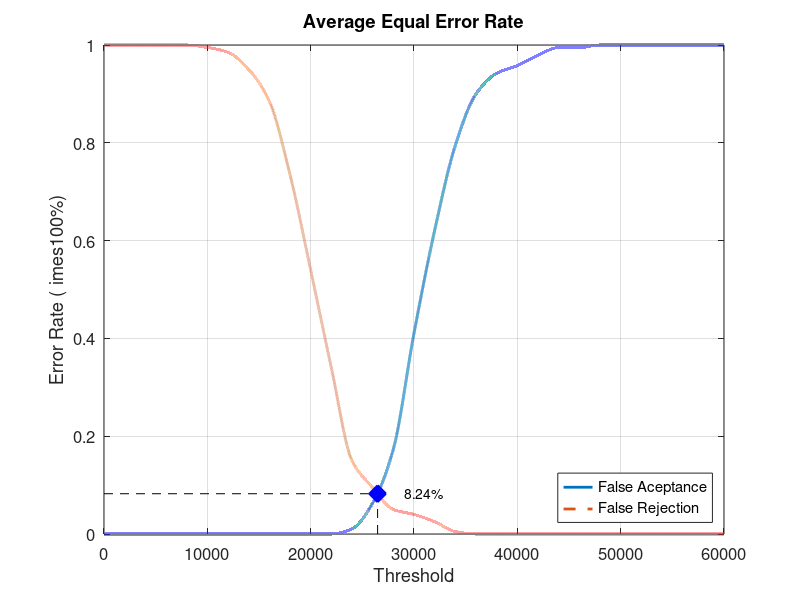
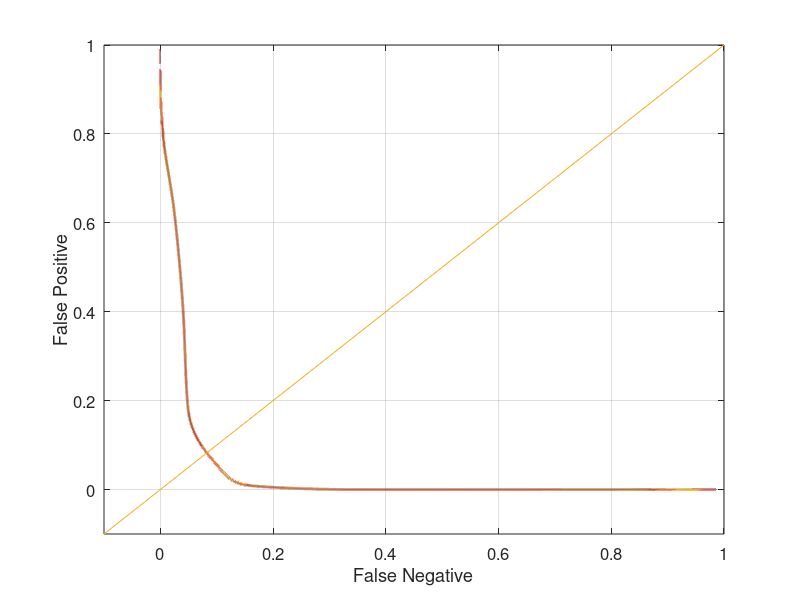

Source code (MATLAB) for these figures, in order:
close all;
clear;
clc;
x = 0:2000:60000;
xq = 0:0.5:60000;

y0 = [0 0 0 0 0 0 0 0 0 0 0 0 0.0105263 0.0631579 0.173684 0.410526 0.621053 0.794737 0.9 0.942105 0.957895 0.978947 0.994737 0.994737 1 1 1 1 1 1 1]
yy0 = interp1(x, y0, xq, 'pchip');
y1 = [1 1 1 1 1 0.995 0.985 0.95 0.885 0.735 0.54 0.34 0.15 0.095 0.05 0.04 0.025 0.005 0 0 0 0 0 0 0 0 0 0 0 0 0]
yy1 = interp1(x, y1, xq, 'pchip');

% Calculating EER: 
y2 = abs(y0 - y1);
find(y2 == min(y2))
yy2 = abs(yy0 - yy1);
xEER = find(yy2 == min(yy2));
xEERIndex = xq(xEER) % X-axis EER
yEER = yy0(xEER) % Y-axis EER

main = figure
plot(xq, yy0,'-','LineWidth', 2);	hold on
plot(xq, yy1,'--','LineWidth', 2);	hold on
plot([xEERIndex xEERIndex], [0 yEER], 'k--');	hold on
plot([0 xEERIndex], [yEER yEER], 'k--');	hold on
plot(xEERIndex, yEER, 'bx', 'LineWidth', 10);	hold on
text(xEERIndex + 10 * xEERIndex / 100, yEER, [num2str(round((10000 * yEER)) / 100) '%'])
legend('False Aceptance', 'False Rejection', 'Location', 'SouthEast')
xlabel('Threshold')
ylabel('Error Rate (	imes100%)')
title('Average Equal Error Rate')
set(gca, 'FontSize', 12)
axis([0 60000 0 1])
grid on

print(main, 'Database4_3Main', '-dpng');
FNRxFPR = figure('Color', [1 1 1]);
plot(yy1, yy0, '-', yy1, yy0, 'LineWidth', 2);
hold on
y = -0.1:0.1:1
plot(y, y); 
set(gca, 'FontSize', 12)
xlabel('False Negative')
ylabel('False Positive')
axis([-0.1 1 -0.1 1])
set(gca, 'FontSize', 12)
grid on

print(FNRxFPR, 'Database4_3FNRxFPR','-dpng');
